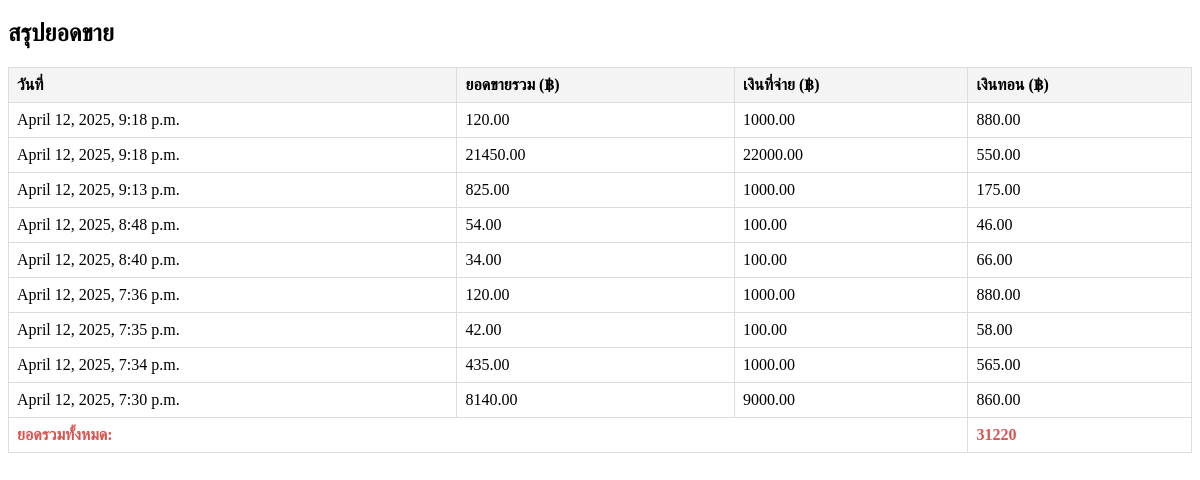
The page /Circulation1 on the database as committed earlier.
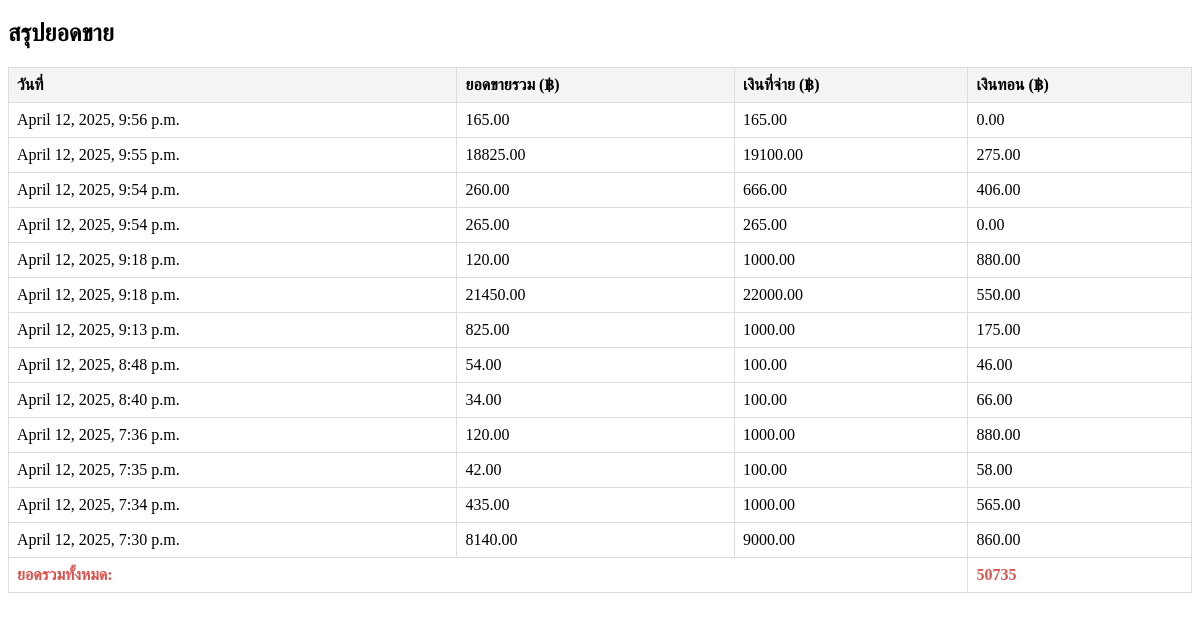
The same page on the database as committed later.
### Dashboard/models.py (models this page shows, shortened)
class SaleRecord(models.Model):
    total_amount = models.DecimalField(max_digits=10, decimal_places=2)
    entered_amount = models.DecimalField(max_digits=10, decimal_places=2)
    change = models.DecimalField(max_digits=10, decimal_places=2)
    timestamp = models.DateTimeField()
    Pofitprice = models.DecimalField(max_digits=10, decimal_places=2, default=0.00)
    stock_adjustments = models.JSONField()  # ใช้ JSONField สำหรับบันทึกข้อมูล Array
    cashier = models.ForeignKey(User, on_delete=models.CASCADE, null=True, blank=True, default=1)
    class Meta:
        verbose_name = "รายการสินค้าที่บันทึก"  # เปลี่ยนชื่อที่แสดงใน Admin
        verbose_name_plural = "บันทึกรายการสำหรับการขาย"  # ชื่อพหูพจน์ใน Admin

### DashboardUser/views.py (the view)
def Circulation3(request):
    filter_type = request.GET.get("filter", "year")  # ค่าเริ่มต้นเป็น "year"
    today = datetime.now()
    if filter_type == "day":
        start_date = today - timedelta(days=1)
    elif filter_type == "week":
        start_date = today - timedelta(weeks=1)
    elif filter_type == "month":
        start_date = today - timedelta(days=30)
    elif filter_type == "3months":
        start_date = today - timedelta(days=90)
    elif filter_type == "6months":
        start_date = today - timedelta(days=180)
    else:  # "year"
        start_date = today - timedelta(days=365)
    records1 = SaleRecord.objects.filter(timestamp__gte=start_date).order_by('-timestamp')
    total_sum = records1.aggregate(total=Sum("total_amount"))["total"] or 0
    return render(request, "Circulation1.html", {
        "records1": records1,
        "total_sum": total_sum,
        "filter_type": filter_type  # ส่งค่า filter_type ไปยัง template
    })

### DashboardUser/templates/Circulation1.html (shortened to what this page needs)
<!DOCTYPE html>
{% load humanize %}
{% load static %}
<html>
    <head>
        <link rel="stylesheet" href="">
    </head>
   <body>
    <h2>สรุปยอดขาย</h2>
    <table>
        <thead>
            <tr>
                <th>วันที่</th>
                <th>ยอดขายรวม (฿)</th>
                <th>เงินที่จ่าย (฿)</th>
                <th>เงินทอน (฿)</th>
            </tr>
        </thead>
        <tbody>
            {% for record in records1 %}
            <tr>
                <td>{{ record.timestamp }}</td>
                <td>{{ record.total_amount }}</td>
                <td>{{ record.entered_amount }}</td>
                <td>{{ record.change }}</td>
            </tr>
            {% endfor %}
        </tbody>
        <tfoot>
            <tr>
                <td colspan="3" class="total">ยอดรวมทั้งหมด:</td>
                <td class="total">{{ total_sum }}</td>
            </tr>
        </tfoot>
    </table>
</body>
</html>

### DashboardUser/templates/Circulation1.html (style rules this page uses)
table { width: 100%; border-collapse: collapse; margin-top: 20px; }
th, td { border: 1px solid #ddd; padding: 8px; text-align: left; }
th { background-color: #f4f4f4; }
.total { font-weight: bold; color: #d9534f; }

Rows that differ between the two databases and show on the page:
added SaleRecord: timestamp "April 12, 2025, 9:56 p.m.", total_amount "165.00", entered_amount "165.00", change "0.00"
added SaleRecord: timestamp "April 12, 2025, 9:55 p.m.", total_amount "18825.00", entered_amount "19100.00", change "275.00"
added SaleRecord: timestamp "April 12, 2025, 9:54 p.m.", total_amount "260.00", entered_amount "666.00", change "406.00"
added SaleRecord: timestamp "April 12, 2025, 9:54 p.m.", total_amount "265.00", entered_amount "265.00", change "0.00"
Other text that changed with them:
{{ total_sum }}: "31220" → "50735"
